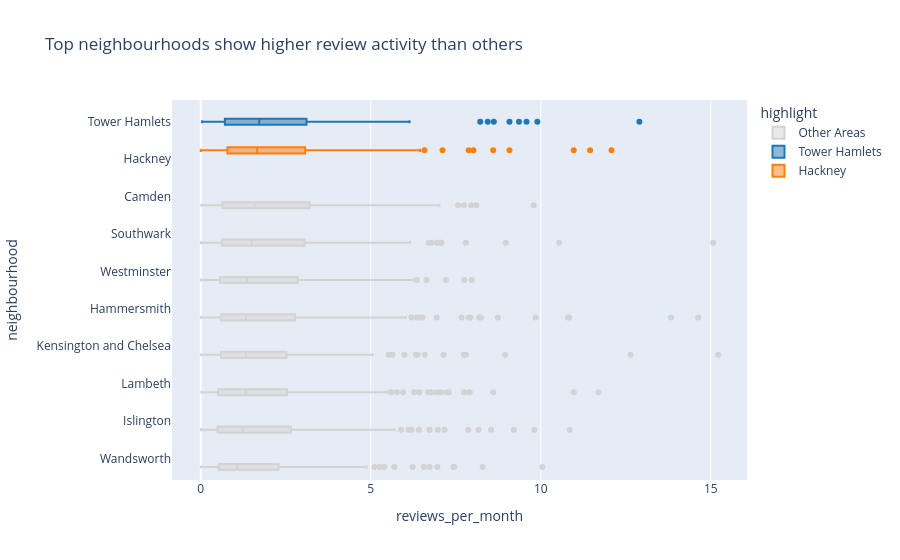

The cell this chart's notebook holds for it:
### Markdown cell above
## Task 2 — Box plot: listing activity by **borough** **bold text** **bold text** **bold text**

### Code cell
# Median review values
median_reviews = (
    df_cap.groupby('neighbourhood')['reviews_per_month']
    .median()
    .sort_values(ascending=False)
)

# Top 2 neighbourhoods
top2 = median_reviews.head(2).index.tolist()

# Create clean copy
df_cap = df_cap.copy()

# Highlight top 2
df_cap['highlight'] = df_cap['neighbourhood'].apply(
    lambda x: x if x in top2 else 'Other Areas'
)

# Color mapping
color_map = {
    top2[0]: '#1f77b4',
    top2[1]: '#ff7f0e',
    'Other Areas': 'lightgrey'
}

# Create box plot
fig = px.box(
    df_cap,
    x='reviews_per_month',
    y='neighbourhood',
    color='highlight',
    orientation='h',
    points='outliers',
    category_orders={
        'neighbourhood': median_reviews.index
    },
    color_discrete_map=color_map,
    title='Top neighbourhoods show higher review activity than others'
)

fig.show()

### Figure 1 — Plotly figure (JSON) as saved in the notebook; plotly's stock layout.template omitted (floating-point values rounded to 4 significant figures; data arrays with more than 128 entries replaced by an {"elided": "..."} marker saying what was removed)
{"data": [{"alignmentgroup": "True", "boxpoints": "outliers", "hovertemplate": "highlight=Other Areas<br>reviews_per_month=%{x}<br>neighbourhood=%{y}<extra></extra>", "legendgroup": "Other Areas", "marker": {"color": "lightgrey"}, "name": "Other Areas", "notched": false, "offsetgroup": "Other Areas", "orientation": "h", "showlegend": true, "type": "box", "x": {"elided": "1873 float values"}, "x0": " ", "xaxis": "x", "y": {"elided": "1873 str values"}, "y0": " ", "yaxis": "y"}, {"alignmentgroup": "True", "boxpoints": "outliers", "hovertemplate": "highlight=Tower Hamlets<br>reviews_per_month=%{x}<br>neighbourhood=%{y}<extra></extra>", "legendgroup": "Tower Hamlets", "marker": {"color": "#1f77b4"}, "name": "Tower Hamlets", "notched": false, "offsetgroup": "Tower Hamlets", "orientation": "h", "showlegend": true, "type": "box", "x": {"elided": "255 float values"}, "x0": " ", "xaxis": "x", "y": {"elided": "255 str values"}, "y0": " ", "yaxis": "y"}, {"alignmentgroup": "True", "boxpoints": "outliers", "hovertemplate": "highlight=Hackney<br>reviews_per_month=%{x}<br>neighbourhood=%{y}<extra></extra>", "legendgroup": "Hackney", "marker": {"color": "#ff7f0e"}, "name": "Hackney", "notched": false, "offsetgroup": "Hackney", "orientation": "h", "showlegend": true, "type": "box", "x": {"elided": "247 float values"}, "x0": " ", "xaxis": "x", "y": {"elided": "247 str values"}, "y0": " ", "yaxis": "y"}], "layout": {"boxmode": "group", "legend": {"title": {"text": "highlight"}, "tracegroupgap": 0}, "title": {"text": "Top neighbourhoods show higher review activity than others"}, "xaxis": {"anchor": "y", "domain": [0, 1], "title": {"text": "reviews_per_month"}}, "yaxis": {"anchor": "x", "categoryarray": ["Wandsworth", "Islington", "Lambeth", "Kensington and Chelsea", "Hammersmith", "Westminster", "Southwark", "Camden", "Hackney", "Tower Hamlets"], "categoryorder": "array", "domain": [0, 1], "title": {"text": "neighbourhood"}}}}
